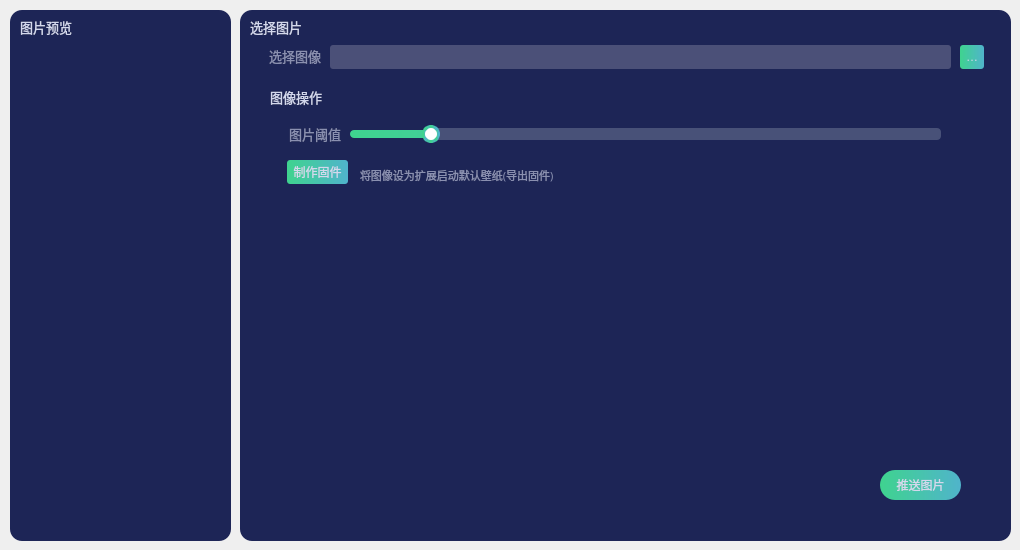
      <widget class="QWidget" name="ctrl_tab_eink">
       <attribute name="title">
        <string>墨水屏</string>
       </attribute>
       <widget class="QGroupBox" name="groupBox_2">
        <property name="geometry">
         <rect>
          <x>10</x>
          <y>10</y>
          <width>221</width>
          <height>531</height>
         </rect>
        </property>
        <property name="font">
         <font>
          <family>黑体</family>
          <pointsize>10</pointsize>
          <bold>false</bold>
         </font>
        </property>
        <property name="styleSheet">
         <string notr="true">QGroupBox {
    border: none; /* 移除边框 */
	background:rgb(29, 37, 86);
	color: rgb(211, 216, 237);
	border-radius: 12px;

}
QGroupBox::title {
	margin-top: 8px;
	margin-left: 8px;
}</string>
        </property>
        <property name="title">
         <string>图片预览</string>
        </property>
        <widget class="QLabel" name="ctrl_eink_imgview">
         <property name="geometry">
          <rect>
           <x>10</x>
           <y>40</y>
           <width>200</width>
           <height>462</height>
          </rect>
         </property>
         <property name="styleSheet">
          <string notr="true">background:rgb(29, 37, 86);
color:rgb(255,255,255);</string>
         </property>
         <property name="text">
          <string/>
         </property>
        </widget>
       </widget>
       <widget class="QGroupBox" name="groupBox_3">
        <property name="geometry">
         <rect>
          <x>240</x>
          <y>10</y>
          <width>771</width>
          <height>531</height>
         </rect>
        </property>
        <property name="font">
         <font>
          <family>黑体</family>
          <pointsize>10</pointsize>
         </font>
        </property>
        <property name="styleSheet">
         <string notr="true">QGroupBox {
    border: none; /* 移除边框 */
	background:rgb(29, 37, 86);
	color: rgb(211, 216, 237);
	border-radius: 12px;

}
QGroupBox::title {
	margin-top: 8px;
	margin-left: 8px;
}</string>
        </property>
        <property name="title">
         <string>选择图片</string>
        </property>
        <widget class="QLabel" name="label">
         <property name="geometry">
          <rect>
           <x>20</x>
           <y>30</y>
           <width>61</width>
           <height>31</height>
          </rect>
         </property>
         <property name="font">
          <font>
           <family>黑体</family>
           <pointsize>10</pointsize>
          </font>
         </property>
         <property name="styleSheet">
          <string notr="true">background:rgb(29, 37, 86);
color:rgb(138, 144, 176);</string>
         </property>
         <property name="text">
          <string>选择图像</string>
         </property>
         <property name="alignment">
          <set>Qt::AlignmentFlag::AlignRight|Qt::AlignmentFlag::AlignTrailing|Qt::AlignmentFlag::AlignVCenter</set>
         </property>
        </widget>
        <widget class="QLineEdit" name="ctrl_eink_edit_imagePath">
         <property name="geometry">
          <rect>
           <x>90</x>
           <y>35</y>
           <width>621</width>
           <height>24</height>
          </rect>
         </property>
         <property name="styleSheet">
          <string notr="true">background:rgba(75, 80, 120,1);
color: rgb(211, 216, 237);
border-radius: 3px;
border: none;
padding: 5px 5px 5px 5px;</string>
         </property>
        </widget>
        <widget class="QPushButton" name="ctrl_eink_button_switchImage">
         <property name="geometry">
          <rect>
           <x>720</x>
           <y>35</y>
           <width>24</width>
           <height>24</height>
          </rect>
         </property>
         <property name="styleSheet">
          <string notr="true">background:qlineargradient(x1:0, y1:1, x2:1, y2:1, stop:0 #3fd38f, stop:1 #50b4cb);
color: rgb(211, 216, 237);
border-radius: 3px;
border: none;</string>
         </property>
         <property name="text">
          <string>…</string>
         </property>
        </widget>
        <widget class="QGroupBox" name="ctrl_eink_imgedit_group">
         <property name="geometry">
          <rect>
           <x>20</x>
           <y>70</y>
           <width>721</width>
           <height>451</height>
          </rect>
         </property>
         <property name="font">
          <font>
           <family>黑体</family>
           <pointsize>10</pointsize>
          </font>
         </property>
         <property name="styleSheet">
          <string notr="true">color: rgb(211, 216, 237);</string>
         </property>
         <property name="title">
          <string>图像操作</string>
         </property>
         <widget class="QLabel" name="label_3">
          <property name="geometry">
           <rect>
            <x>20</x>
            <y>38</y>
            <width>61</width>
            <height>31</height>
           </rect>
          </property>
          <property name="font">
           <font>
            <family>黑体</family>
            <pointsize>10</pointsize>
           </font>
          </property>
          <property name="styleSheet">
           <string notr="true">background:rgb(29, 37, 86);
color:rgb(138, 144, 176);</string>
          </property>
          <property name="text">
           <string>图片阈值</string>
          </property>
          <property name="alignment">
           <set>Qt::AlignmentFlag::AlignRight|Qt::AlignmentFlag::AlignTrailing|Qt::AlignmentFlag::AlignVCenter</set>
          </property>
         </widget>
         <widget class="QSlider" name="ctrl_eink_image_threshold_horizontalSlider">
          <property name="geometry">
           <rect>
            <x>90</x>
            <y>43</y>
            <width>591</width>
            <height>22</height>
           </rect>
          </property>
          <property name="styleSheet">
           <string notr="true">QSlider
{
    background:rgba(0,0,0,0);
    border-style: outset;
    border-radius: 3px;
}

QSlider::groove:horizontal
{
    height: 8px;
background:qlineargradient(x1:0, y1:1, x2:1, y2:1, stop:0 #3fd38f, stop:1 #50b4cb);
    margin: 2px 0;
border-radius:4px;
}
QSlider::handle:horizontal
{
    background: #fff;
    width: 12px;
    height: 12px;
    margin: -5px 6px -5px 6px;
    border-radius:9px;
    border: 3px solid qlineargradient(x1:0, y1:1, x2:1, y2:1, stop:0 #3fd38f, stop:1 #50b4cb);
}
QSlider::add-page:horizontal
{
    height: 8px;
background: rgb(72,81,120);
border-radius:4px;
}</string>
          </property>
          <property name="maximum">
           <number>255</number>
          </property>
          <property name="value">
           <number>30</number>
          </property>
          <property name="orientation">
           <enum>Qt::Orientation::Horizontal</enum>
          </property>
         </widget>
         <widget class="QLabel" name="ctrl_eink_image_threshold_label">
          <property name="geometry">
           <rect>
            <x>690</x>
            <y>38</y>
            <width>31</width>
            <height>31</height>
           </rect>
          </property>
          <property name="font">
           <font>
            <family>黑体</family>
            <pointsize>10</pointsize>
           </font>
          </property>
          <property name="styleSheet">
           <string notr="true">background:rgb(29, 37, 86);
color:rgb(138, 144, 176);</string>
          </property>
          <property name="text">
           <string/>
          </property>
          <property name="alignment">
           <set>Qt::AlignmentFlag::AlignLeading|Qt::AlignmentFlag::AlignLeft|Qt::AlignmentFlag::AlignVCenter</set>
          </property>
         </widget>
         <widget class="QPushButton" name="ctrl_eink_button_pushImage">
          <property name="geometry">
           <rect>
            <x>620</x>
            <y>390</y>
            <width>81</width>
            <height>30</height>
           </rect>
          </property>
          <property name="styleSheet">
           <string notr="true">
QPushButton{
background:qlineargradient(x1:0, y1:1, x2:1, y2:1, stop:0 #3fd38f, stop:1 #50b4cb);
color: rgb(211, 216, 237);
border-radius: 15px;
border: none;
}
QPushButton:focus {
    outline: none;
}</string>
          </property>
          <property name="text">
           <string>推送图片</string>
          </property>
         </widget>
         <widget class="QPushButton" name="ctrl_eink_button_save_firmware">
          <property name="geometry">
           <rect>
            <x>27</x>
            <y>80</y>
            <width>61</width>
            <height>24</height>
           </rect>
          </property>
          <property name="styleSheet">
           <string notr="true">background:qlineargradient(x1:0, y1:1, x2:1, y2:1, stop:0 #3fd38f, stop:1 #50b4cb);
color: rgb(211, 216, 237);
border-radius: 3px;
border: none;</string>
          </property>
          <property name="text">
           <string>制作固件</string>
          </property>
         </widget>
         <widget class="QLabel" name="label_16">
          <property name="geometry">
           <rect>
            <x>100</x>
            <y>80</y>
            <width>221</width>
            <height>31</height>
           </rect>
          </property>
          <property name="font">
           <font>
            <family>黑体</family>
            <pointsize>8</pointsize>
           </font>
          </property>
          <property name="styleSheet">
           <string notr="true">background:rgb(29, 37, 86);
color:rgb(138, 144, 176);</string>
          </property>
          <property name="text">
           <string>将图像设为扩展启动默认壁纸(导出固件)</string>
          </property>
          <property name="alignment">
           <set>Qt::AlignmentFlag::AlignLeading|Qt::AlignmentFlag::AlignLeft|Qt::AlignmentFlag::AlignVCenter</set>
          </property>
         </widget>
        </widget>
       </widget>
      </widget>
